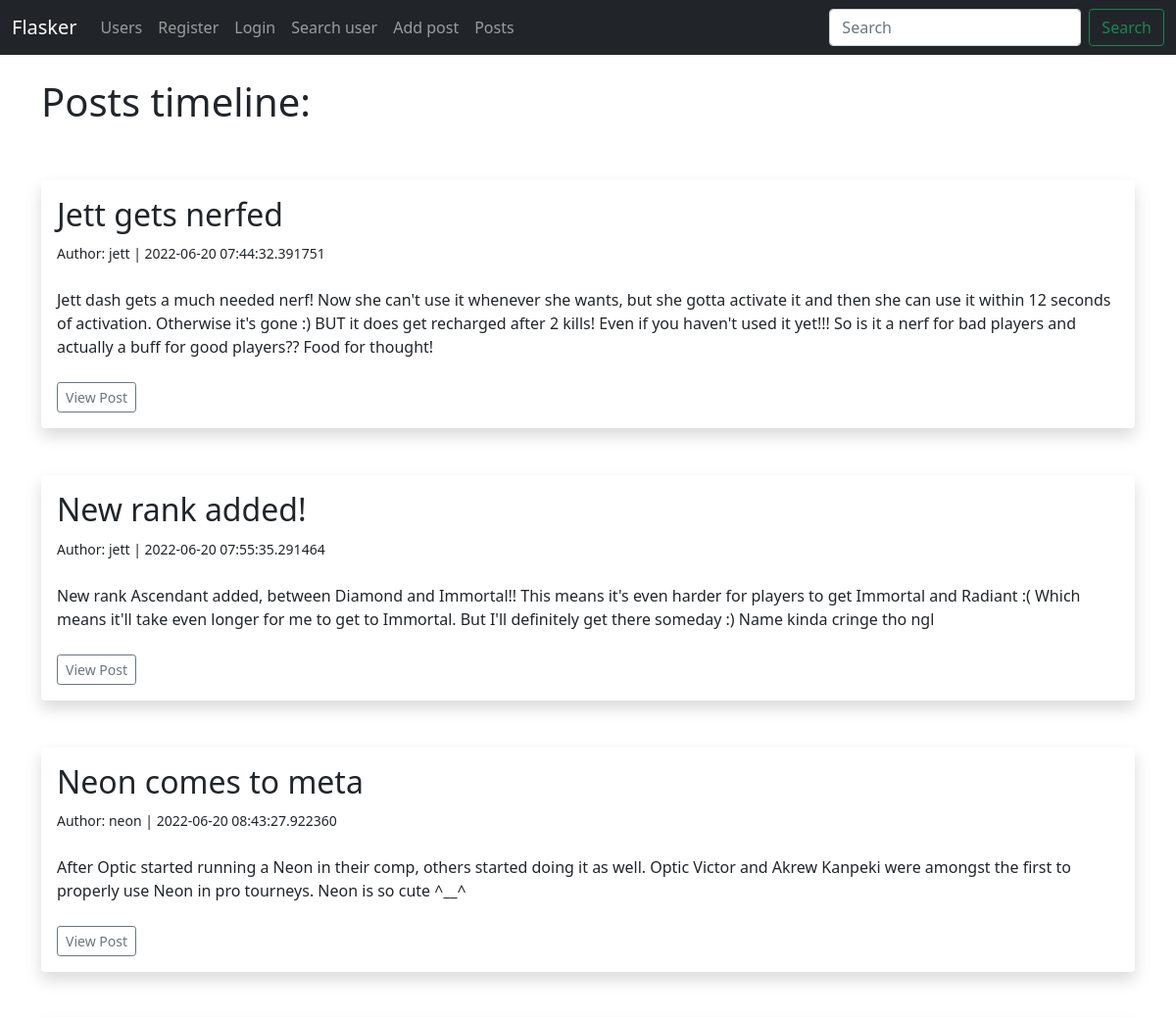
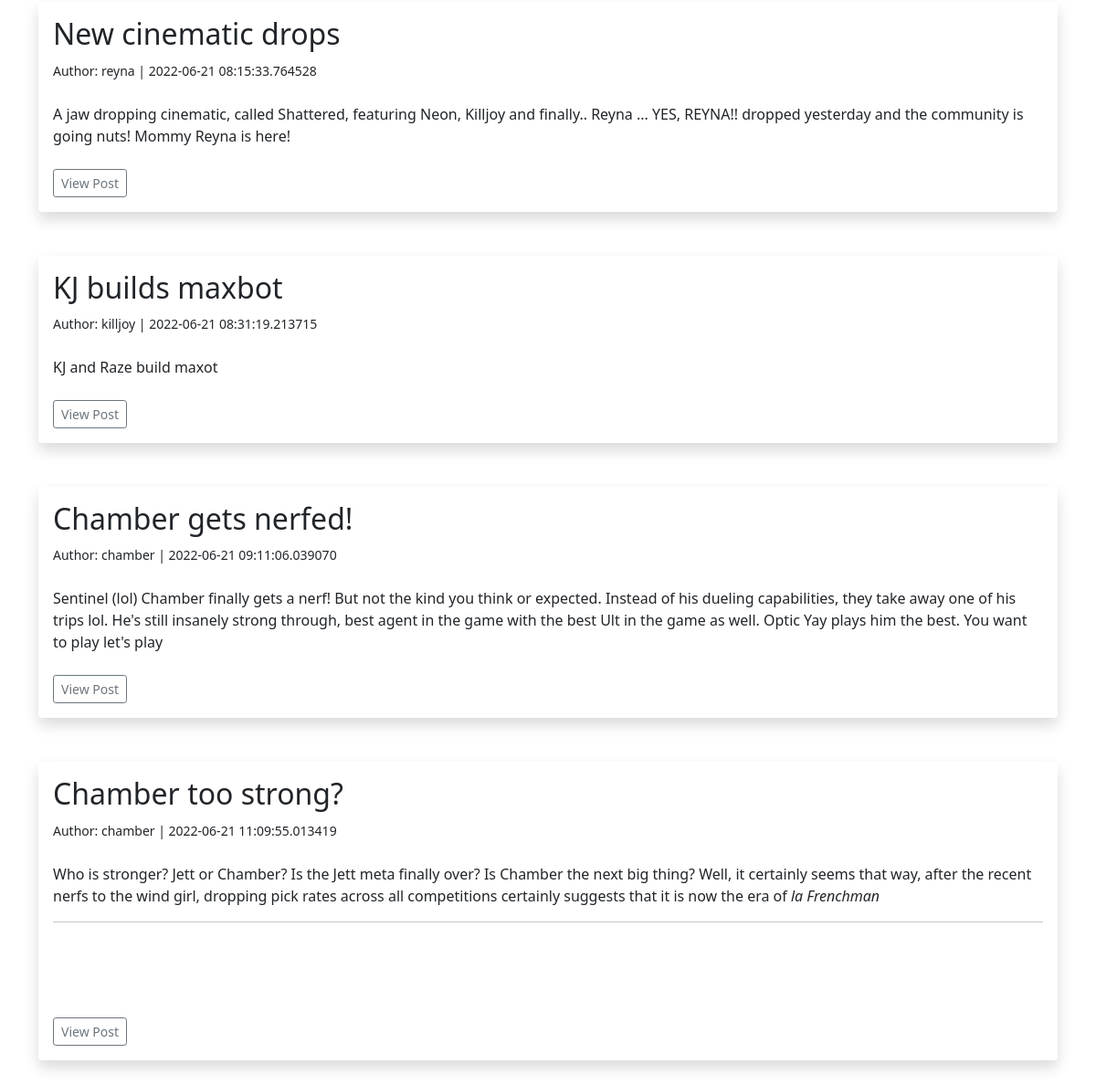
The page /posts on the database its author committed (2 pictures, top to bottom).
### app.py (models this page shows, shortened)
class Posts(db.Model):
    id = db.Column(db.Integer, primary_key=True)
    title = db.Column(db.String(255))
    content = db.Column(db.Text)
    author = db.Column(db.String(255))
    date_posted = db.Column(db.DateTime, default=datetime.utcnow)
    slug = db.Column(db.String(255))
    poster_id = db.Column(db.Integer, db.ForeignKey('users.id'))

class Users(db.Model, UserMixin):
    id = db.Column(db.Integer, primary_key=True)
    name = db.Column(db.String(200), nullable=False)
    email = db.Column(db.String(120), nullable=False, unique=True)
    password_hash = db.Column(db.String(128))
    favorite_anime = db.Column(db.String(120))
    date_added = db.Column(db.DateTime, default=datetime.utcnow)
    posts = db.relationship('Posts', backref='poster')
    @property
    def password(self):
        raise AttributeError('password is not a readable attribute!')

### app.py (the view)
@app.route('/posts')
def posts():
    posts = Posts.query.order_by(Posts.date_posted)
    return render_template('posts.html', posts=posts)

### forms.py
class SearchForm(FlaskForm):
    searched = StringField("Username", validators=[DataRequired()])
    submit = SubmitField("Submit")

### app.py (called while the page is built)
@app.context_processor
def base():
    form = SearchForm()
    return dict(form=form)

### templates/posts.html (shortened to what this page needs)
{% extends 'base.html' %}
{% block content %}
<body>
    <h1>Posts timeline:</h1>
    <br /><br />
    {% for post in posts %}
    <div class="shadow p-3 mb-5 bg-body rounded">
        <h2>{{ post.title }}</h2>
        <small> Author: {{ post.poster.name }} | {{ post.date_posted }}</small><br /><br />
        {{ post.content | safe}}<br /><br />
        <a href="{{ url_for('post', id=post.id)}}" class="btn btn-outline-secondary btn-sm">View Post</a>
    </div>
    {% endfor %}
</body>
{% endblock %}

### templates/base.html (shortened to what this page needs)
<!doctype html>
<html lang="en">
  <head>
    <link href="https://cdn.jsdelivr.net/npm/bootstrap@5.0.2/dist/css/bootstrap.min.css" rel="stylesheet"
>
  </head>
  <body>
    {% include 'navbar.html' %}
    <br />
    <div class="container">
      {% block content %}
      {% endblock %}
    </div>
  </body>
</html>

### templates/navbar.html (shortened to what this page needs)
<nav class="navbar navbar-expand-lg navbar-dark bg-dark">
    <div class="container-fluid">
        <a class="navbar-brand" href="{{ url_for('home') }}">Flasker</a>
        <div class="collapse navbar-collapse" id="navbarSupportedContent">
            <ul class="navbar-nav me-auto mb-2 mb-lg-0">
                <li class="nav-item">
                    <a class="nav-link" href="{{ url_for('userprofile') }}">Users</a>
                </li>
                {% if current_user.is_authenticated %}
                <li class="nav-item">
                    <a class="nav-link" href="{{ url_for('logout') }}">Logout</a>
                </li>
                <li class="nav-item">
                    <a class="nav-link" href="{{ url_for('dashboard') }}">Dashboard</a>
                </li>
                {% if current_user.id == 1 %}
                <li class="nav-item">
                    <a class="nav-link" href="{{ url_for('admin') }}">Admin</a>
                </li>
                {% endif %}
                {% else %}
                <li class="nav-item">
                    <a class="nav-link" href="{{ url_for('add_user') }}">Register</a>
                </li>
                <li class="nav-item">
                    <a class="nav-link" href="{{ url_for('login') }}">Login</a>
                </li>
                {% endif %}
                <li class="nav-item">
                    <a class="nav-link" href="{{ url_for('search_user') }}">Search user</a>
                </li>
                <li class="nav-item">
                    <a class="nav-link" href="{{ url_for('add_post') }}">Add post</a>
                </li>
                <li class="nav-item">
                    <a class="nav-link" href="{{ url_for('posts') }}">Posts</a>
                </li>
            </ul>
            <form method="POST" action="{{ url_for('search') }}" class="d-flex">
                <input class="form-control me-2" type="search" placeholder="Search" aria-label="Search" ,
                    name="searched">
                <button class="btn btn-outline-success" type="submit">Search</button>
            </form>
        </div>
    </div>
</nav>

### rows shown on the page
Posts: title "Jett gets nerfed", poster.name "jett", date_posted "2022-06-20 07:44:32.391751", content "Jett dash gets a much needed nerf! Now she can't use it whenever she wants, but she gotta activate it and then she can use it within 12 seconds of activation. Otherwise it's gone :) BUT it does get recharged after 2 kills! Even if you haven't used it yet!!! So is it a nerf for bad players and actually a buff for good players?? Food for thought!"
Posts: title "New rank added!", poster.name "jett", date_posted "2022-06-20 07:55:35.291464", content "New rank Ascendant added, between Diamond and Immortal!! This means it's even harder for players to get Immortal and Radiant :( Which means it'll take even longer for me to get to Immortal. But I'll definitely get there someday :) Name kinda cringe tho ngl"
Posts: title "Neon comes to meta", poster.name "neon", date_posted "2022-06-20 08:43:27.922360", content "After Optic started running a Neon in their comp, others started doing it as well. Optic Victor and Akrew Kanpeki were amongst the first to properly use Neon in pro tourneys. Neon is so cute ^__^"
Posts: title "New cinematic drops", poster.name "reyna", date_posted "2022-06-21 08:15:33.764528", content "A jaw dropping cinematic, called Shattered, featuring Neon, Killjoy and finally.. Reyna ... YES, REYNA!! dropped yesterday and the community is going nuts! Mommy Reyna is here!"
Posts: title "KJ builds maxbot", poster.name "killjoy", date_posted "2022-06-21 08:31:19.213715", content "KJ and Raze build maxot"
Posts: title "Chamber gets nerfed!", poster.name "chamber", date_posted "2022-06-21 09:11:06.039070", content "Sentinel (lol) Chamber finally gets a nerf! But not the kind you think or expected. Instead of his dueling capabilities, they take away one of his trips lol. He's still insanely strong through, best agent in the game with the best Ult in the game as well. Optic Yay plays him the best. You want to play let's play"
Posts: title "Chamber too strong?", poster.name "chamber", date_posted "2022-06-21 11:09:55.013419", content "Who is stronger? Jett or Chamber? Is the Jett meta finally over? Is Chamber the next big thing? Well, it certainly seems that way, after the recent nerfs to the wind girl, dropping pick rates across all competitions certainly suggests that it is now the era of la Frenchman"
